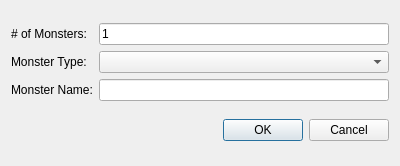
<?xml version="1.0" encoding="UTF-8"?>
<ui version="4.0">
 <class>AddMonstersDialog</class>
 <widget class="QDialog" name="AddMonstersDialog">
  <property name="geometry">
   <rect>
    <x>0</x>
    <y>0</y>
    <width>400</width>
    <height>166</height>
   </rect>
  </property>
  <property name="windowTitle">
   <string>Add Monsters</string>
  </property>
  <property name="styleSheet">
   <string notr="true">background-image: url(:/img/data/parchment.jpg);</string>
  </property>
  <layout class="QVBoxLayout" name="verticalLayout_3">
   <item>
    <layout class="QHBoxLayout" name="horizontalLayout">
     <item>
      <layout class="QVBoxLayout" name="verticalLayout_2">
       <item>
        <widget class="QLabel" name="label">
         <property name="text">
          <string># of Monsters:</string>
         </property>
        </widget>
       </item>
       <item>
        <widget class="QLabel" name="label_2">
         <property name="text">
          <string>Monster Type:</string>
         </property>
        </widget>
       </item>
       <item>
        <widget class="QLabel" name="label_3">
         <property name="text">
          <string>Monster Name:</string>
         </property>
        </widget>
       </item>
      </layout>
     </item>
     <item>
      <layout class="QVBoxLayout" name="verticalLayout">
       <item>
        <widget class="QLineEdit" name="edtNumber">
         <property name="text">
          <string>1</string>
         </property>
        </widget>
       </item>
       <item>
        <widget class="QComboBox" name="cmbMonsterType"/>
       </item>
       <item>
        <widget class="QLineEdit" name="edtName"/>
       </item>
      </layout>
     </item>
    </layout>
   </item>
   <item>
    <widget class="QDialogButtonBox" name="buttonBox">
     <property name="orientation">
      <enum>Qt::Horizontal</enum>
     </property>
     <property name="standardButtons">
      <set>QDialogButtonBox::Cancel|QDialogButtonBox::Ok</set>
     </property>
    </widget>
   </item>
  </layout>
 </widget>
 <resources/>
 <connections>
  <connection>
   <sender>buttonBox</sender>
   <signal>accepted()</signal>
   <receiver>AddMonstersDialog</receiver>
   <slot>accept()</slot>
   <hints>
    <hint type="sourcelabel">
     <x>248</x>
     <y>254</y>
    </hint>
    <hint type="destinationlabel">
     <x>157</x>
     <y>274</y>
    </hint>
   </hints>
  </connection>
  <connection>
   <sender>buttonBox</sender>
   <signal>rejected()</signal>
   <receiver>AddMonstersDialog</receiver>
   <slot>reject()</slot>
   <hints>
    <hint type="sourcelabel">
     <x>316</x>
     <y>260</y>
    </hint>
    <hint type="destinationlabel">
     <x>286</x>
     <y>274</y>
    </hint>
   </hints>
  </connection>
 </connections>
</ui>
